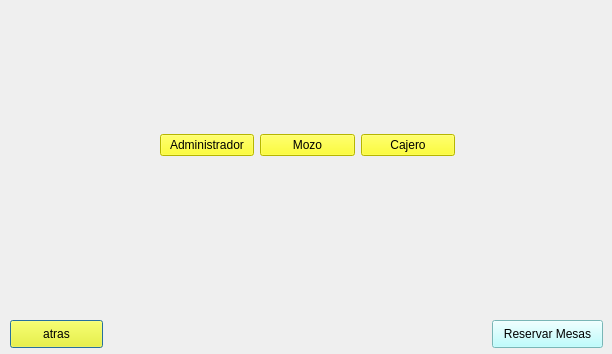
<?xml version="1.0" encoding="UTF-8"?>
<ui version="4.0">
 <class>Empleados</class>
 <widget class="QDialog" name="Empleados">
  <property name="geometry">
   <rect>
    <x>0</x>
    <y>0</y>
    <width>612</width>
    <height>354</height>
   </rect>
  </property>
  <property name="windowTitle">
   <string>Dialog</string>
  </property>
  <property name="styleSheet">
   <string notr="true">background-image: url(:/image/105999616_261599721599241_8638277958334433844_n.jpg);</string>
  </property>
  <widget class="QPushButton" name="pushButton_back">
   <property name="geometry">
    <rect>
     <x>10</x>
     <y>320</y>
     <width>93</width>
     <height>28</height>
    </rect>
   </property>
   <property name="styleSheet">
    <string notr="true">background:rgb(255, 255, 0)</string>
   </property>
   <property name="text">
    <string>atras</string>
   </property>
  </widget>
  <widget class="QWidget" name="layoutWidget">
   <property name="geometry">
    <rect>
     <x>160</x>
     <y>130</y>
     <width>295</width>
     <height>30</height>
    </rect>
   </property>
   <layout class="QHBoxLayout" name="horizontalLayout">
    <item>
     <widget class="QPushButton" name="pushButton_administrador">
      <property name="styleSheet">
       <string notr="true">background:rgb(255, 255, 0)</string>
      </property>
      <property name="text">
       <string>Administrador</string>
      </property>
     </widget>
    </item>
    <item>
     <widget class="QPushButton" name="pushButton_mozo">
      <property name="styleSheet">
       <string notr="true">background:rgb(255, 255, 0)</string>
      </property>
      <property name="text">
       <string>Mozo</string>
      </property>
     </widget>
    </item>
    <item>
     <widget class="QPushButton" name="pushButton_cajero_2">
      <property name="styleSheet">
       <string notr="true">background:rgb(255, 255, 0)</string>
      </property>
      <property name="text">
       <string>Cajero</string>
      </property>
     </widget>
    </item>
   </layout>
  </widget>
  <widget class="QPushButton" name="pushButton_reserva">
   <property name="geometry">
    <rect>
     <x>492</x>
     <y>320</y>
     <width>111</width>
     <height>28</height>
    </rect>
   </property>
   <property name="styleSheet">
    <string notr="true">background:rgb(170, 255, 255)</string>
   </property>
   <property name="text">
    <string>Reservar Mesas</string>
   </property>
  </widget>
 </widget>
 <resources/>
 <connections/>
</ui>
